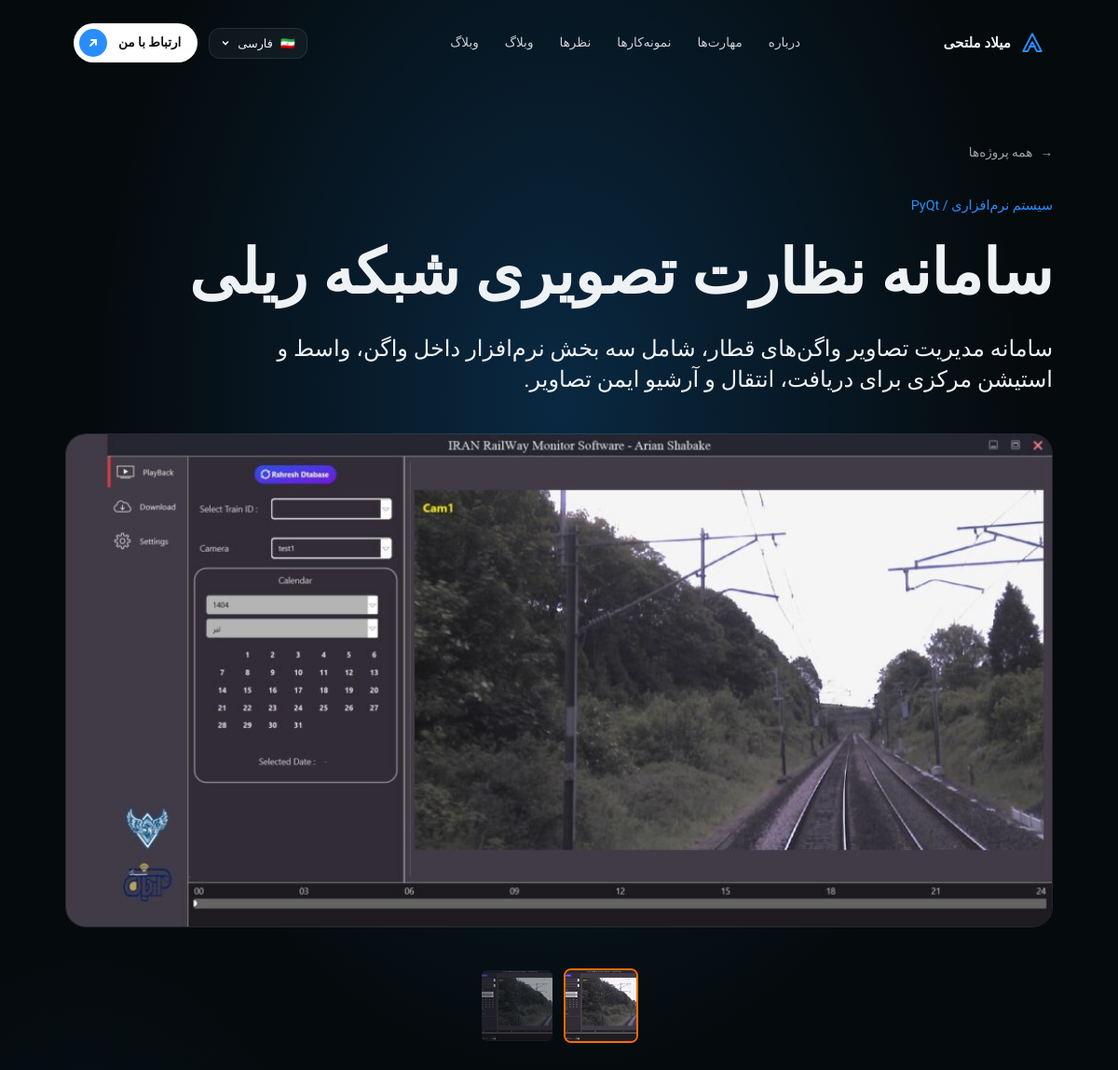
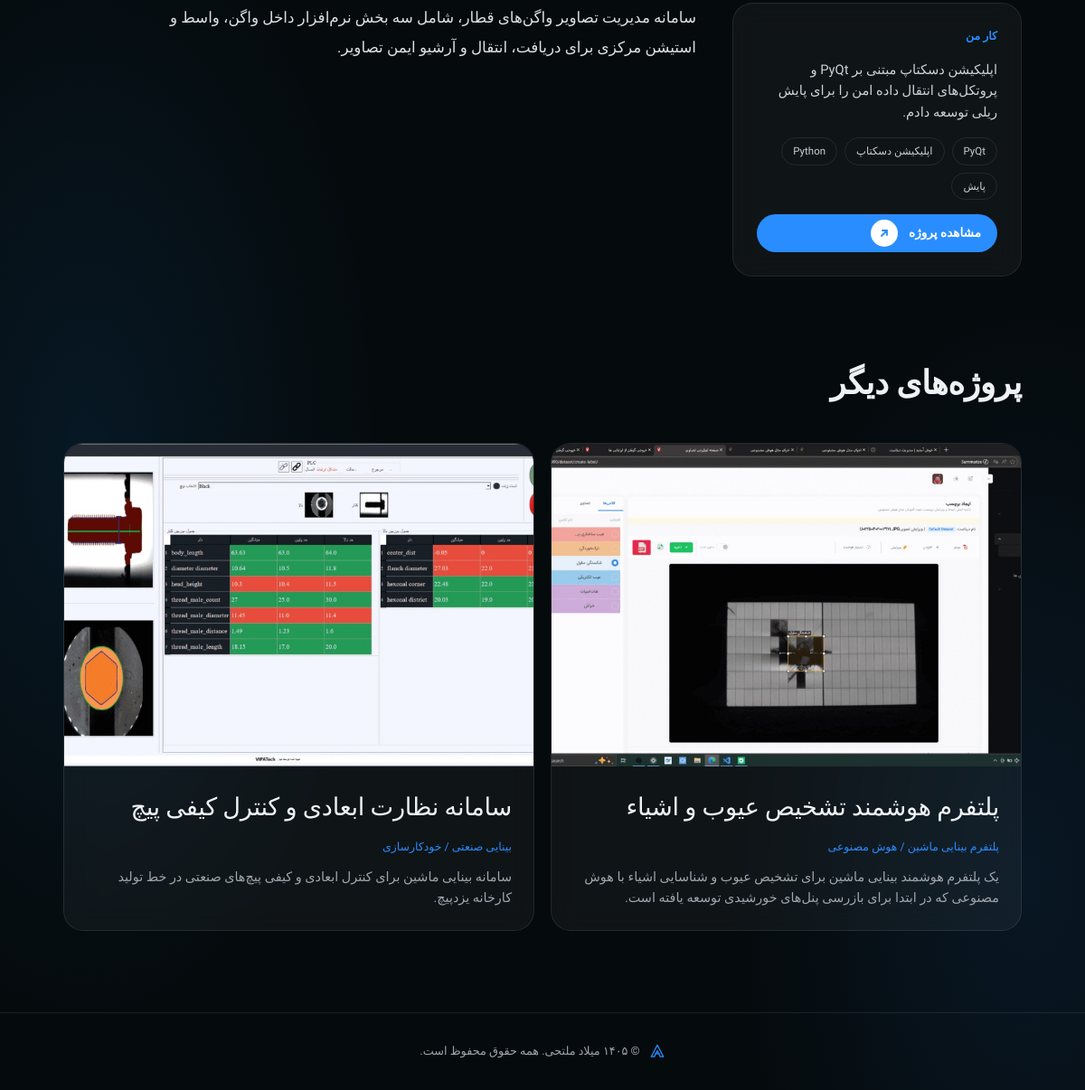
Page /fa/projects/railway-visual-monitoring-system-1/ on the committed database (2 pictures, top to bottom).
### portfolio/models.py (models this page shows, shortened)
class Bilingual(models.Model):
    class Meta:
        abstract = True
    def tr(self, name, lang):
        other = "en" if lang == "fa" else "fa"
        return getattr(self, f"{name}_{lang}") or getattr(self, f"{name}_{other}")

class Project(Bilingual):
    slug = models.SlugField("اسلاگ (آدرس)", unique=True)
    order = models.PositiveIntegerField("ترتیب", default=0)
    published = models.BooleanField("منتشر شده", default=True)
    image = models.ImageField("تصویر شاخص", upload_to="projects/", blank=True)
    link = models.URLField("لینک پروژه", blank=True)
    title_en = models.CharField("Title (EN)", max_length=120)
    title_fa = models.CharField("عنوان (فارسی)", max_length=120, blank=True)
    kind_en = models.CharField("Type (EN)", max_length=160, blank=True)
    kind_fa = models.CharField("نوع (فارسی)", max_length=160, blank=True)
    desc_en = models.TextField("Short description (EN)")
    desc_fa = models.TextField("توضیح کوتاه (فارسی)", blank=True)
    did_en = models.TextField("What I did (EN)", blank=True)
    did_fa = models.TextField("کار من (فارسی)", blank=True)
    body_en = models.TextField("Case study (EN)", blank=True, help_text="هر پاراگراف را با یک خط خالی جدا کنید")
    body_fa = models.TextField("شرح کامل (فارسی)", blank=True, help_text="هر پاراگراف را با یک خط خالی جدا کنید")
    tags_en = models.CharField("Tags (EN)", max_length=200, blank=True, help_text="با ویرگول جدا کنید")
    tags_fa = models.CharField("تگ‌ها (فارسی)", max_length=200, blank=True, help_text="با ویرگول فارسی یا انگلیسی جدا کنید")
    class Meta:
        ordering = ["order", "id"]
        verbose_name = "پروژه"
        verbose_name_plural = "پروژه‌ها"
    def tag_list(self, lang):
        raw = self.tr("tags", lang).replace("،", ",")
        return [t.strip() for t in raw.split(",") if t.strip()]

### portfolio/views.py (the view)
# urls.py: path("<str:lang>/projects/<slug:slug>/", views.project_detail, name="project"),
def project_detail(request, lang, slug):
    lang = _lang(lang)
    p = get_object_or_404(Project, slug=slug, published=True)
    others = [_project_card(o, lang, i) for i, o in
              enumerate(Project.objects.filter(published=True).exclude(pk=p.pk)[:2])]
    gallery_images = [
        {
            "url": img.image.url,
            "alt": img.alt_text_fa if lang == "fa" else img.alt_text_en
        }
        for img in p.images.all()
    ]
    ctx = _ctx(request, lang, "portfolio:project", kwargs={"slug": slug},
               p={
                   **_project_card(p, lang),
                   "body": p.tr("body", lang) or p.tr("desc", lang),
                   "gallery": gallery_images  # <--- این خط اضافه شد
               },
               others=others)
    return render(request, "portfolio/project_detail.html", ctx)

### portfolio/context_processors.py (called while the page is built)
def theme(request):
    return {"theme": getattr(settings, "SITE_THEME", "")}

### portfolio/views.py (called while the page is built)
def _lang(lang):
    if lang not in CONTENT:
        raise Http404
    return lang

def _ctx(request, lang, url_name, **kw):
    request.session["lang"] = lang
    return {
        "c": CONTENT[lang],
        "lang": lang,
        "dir": "rtl" if lang == "fa" else "ltr",
        "url_en": reverse(url_name, kwargs={**kw.get("kwargs", {}), "lang": "en"}),
        "url_fa": reverse(url_name, kwargs={**kw.get("kwargs", {}), "lang": "fa"}),
        **{k: v for k, v in kw.items() if k != "kwargs"},
    }

def _project_card(p, lang, i=0):
    main_image = p.image.url if p.image else None
    gallery_images = []
    for img in p.images.all():
        gallery_images.append({
            "url": img.image.url,
            "alt": img.alt_text_fa if lang == "fa" else img.alt_text_en
        })
    if not main_image and gallery_images:
        main_image = gallery_images[0]["url"]
    return {
        "title": p.tr("title", lang),
        "kind": p.tr("kind", lang),
        "desc": p.tr("desc", lang),
        "image": p.image.url if p.image else None,
        "did": p.tr("did", lang),
        "tags": p.tag_list(lang),
        "url": reverse("portfolio:project", args=[lang, p.slug]),
        "link": p.link,
        "image": main_image,
        "gallery": gallery_images,  # <--- لیست عکس‌ها اضافه شد
        "shade": i % 3 + 1,
    }

### portfolio/templates/portfolio/project_detail.html (shortened to what this page needs)
{% extends "portfolio/base.html" %}
{% block content %}
<main class="page">
  <a href="{% url 'portfolio:home' lang=lang %}#work" class="back">{{ c.ui.back_work }}</a>
  <p class="eyebrow">{{ p.kind }}</p>
  <h1 class="display">{{ p.title }}</h1>
  <p class="lead page-lead">{{ p.desc }}</p>
  <div class="project-gallery-container" style="margin-bottom: 2rem;">
    <div class="cover glass">
      {% if p.image %}
        <img id="main-gallery-image" src="{{ p.image }}" alt="{{ p.title }}">
      {% else %}
        <span class="cover-ph">{{ p.title|slice:":1" }}</span>
      {% endif %}
    </div>
    {% if p.gallery %}
    <div class="gallery-thumbnails" style="display: flex; gap: 10px; margin-top: 15px; flex-wrap: wrap; justify-content: center;">
      {% if p.image %}
        <img src="{{ p.image }}" alt="Cover" class="thumb-img active" onclick="changeMainImage(this)" style="width: 80px; height: 80px; object-fit: cover; border-radius: 8px; cursor: pointer; opacity: 1; border: 2px solid #ff6b00;">
      {% endif %}
      {% for img in p.gallery %}
        <img src="{{ img.url }}" alt="{{ img.alt }}" class="thumb-img" onclick="changeMainImage(this)" style="width: 80px; height: 80px; object-fit: cover; border-radius: 8px; cursor: pointer; opacity: 0.6; border: 2px solid transparent; transition: all 0.3s;">
      {% endfor %}
    </div>
    {% endif %}
  </div>
  <div class="detail-grid">
    <aside class="glass meta">
      <h2>{{ c.work.label }}</h2>
      <p>{{ p.did }}</p>
      <ul class="tags">{% for t in p.tags %}<li>{{ t }}</li>{% endfor %}</ul>
      {% if p.link %}<a href="{{ p.link }}" target="_blank" rel="noopener" class="pill-btn small orange"><span>{{ c.ui.visit }}</span>
        <i class="pill-ico light"><svg width="12" height="12" viewBox="0 0 12 12" fill="none" stroke="currentColor" stroke-width="1.8" stroke-linecap="round"><path d="M3 9 9 3M4 3h5v5"/></svg></i></a>{% endif %}
    </aside>
    <article class="prose">{{ p.body|linebreaks }}</article>
  </div>
  {% if others %}
  <h2 class="h2 more">{{ c.ui.more_work }}</h2>
  <div class="projects two">
    {% for p in others %}
    <article class="project glass">
      <a class="shot s{{ p.shade }}" href="{{ p.url }}" aria-label="{{ p.title }}">{% if p.image %}<img src="{{ p.image }}" alt="" loading="lazy">{% else %}<span>{{ p.title|slice:":1" }}</span>{% endif %}</a>
      <div class="project-body"><h3><a href="{{ p.url }}">{{ p.title }}</a></h3><small class="kind">{{ p.kind }}</small><p>{{ p.desc }}</p></div>
    </article>
    {% endfor %}
  </div>
  {% endif %}
</main>
{% endblock %}

### rows in the picture
Project: kind "سیستم نرم‌افزاری / PyQt", title "سامانه نظارت تصویری شبکه ریلی", desc "سامانه مدیریت تصاویر واگن‌های قطار، شامل سه بخش نرم‌افزار داخل واگن، واسط و استیشن مرکزی برای دریافت، انتقال و آرشیو ایمن تصاویر.", did "اپلیکیشن دسکتاپ مبتنی بر PyQt و پروتکل‌های انتقال داده امن را برای پایش ریلی توسعه دادم.", body "سامانه مدیریت تصاویر واگن‌های قطار، شامل سه بخش نرم‌افزار داخل واگن، واسط و استیشن مرکزی برای دریافت، انتقال و آرشیو ایمن تصاویر."
Project: title "پلتفرم هوشمند تشخیص عیوب و اشیاء", kind "پلتفرم بینایی ماشین / هوش مصنوعی", desc "یک پلتفرم هوشمند بینایی ماشین برای تشخیص عیوب و شناسایی اشیاء با هوش مصنوعی که در ابتدا برای بازرسی پنل‌های خورشیدی توسعه یافته است."
Project: title "سامانه نظارت ابعادی و کنترل کیفی پیچ", kind "بینایی صنعتی / خودکارسازی", desc "سامانه بینایی ماشین برای کنترل ابعادی و کیفی پیچ‌های صنعتی در خط تولید کارخانه یزدپیچ."

### other values in the picture
{{ c.brand }} "میلاد ملتحی"
{{ label }} "درباره" "مهارت‌ها" "نمونه‌کارها" "نظرها" "وبلاگ"
{{ c.ui.blog }} "وبلاگ"
{{ c.flag }} "🇮🇷"
{{ c.lang_label }} "فارسی"
{{ c.cta }} "ارتباط با من"
{{ c.ui.back_work }} "همه پروژه‌ها"
{{ c.work.label }} "کار من"
{{ t }} "PyQt" "اپلیکیشن دسکتاپ" "Python" "پایش"
{{ c.ui.visit }} "مشاهده پروژه"
{{ c.ui.more_work }} "پروژه‌های دیگر"
{{ c.footer }} "© ۱۴۰۵ میلاد ملتحی. همه حقوق محفوظ است."
